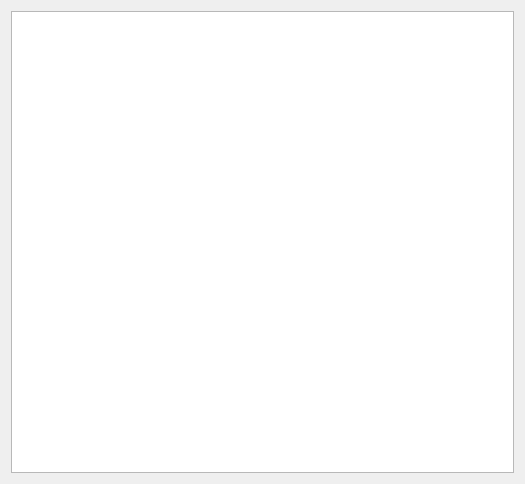
<?xml version="1.0" encoding="UTF-8"?>
<ui version="4.0">
 <class>MsgList</class>
 <widget class="QDialog" name="MsgList">
  <property name="geometry">
   <rect>
    <x>0</x>
    <y>0</y>
    <width>525</width>
    <height>484</height>
   </rect>
  </property>
  <property name="windowTitle">
   <string>Dialog</string>
  </property>
  <layout class="QVBoxLayout" name="verticalLayout">
   <item>
    <widget class="QListView" name="List">
     <property name="font">
      <font>
       <family>Tahoma</family>
       <pointsize>12</pointsize>
       <bold>true</bold>
      </font>
     </property>
    </widget>
   </item>
  </layout>
 </widget>
 <resources/>
 <connections/>
</ui>
